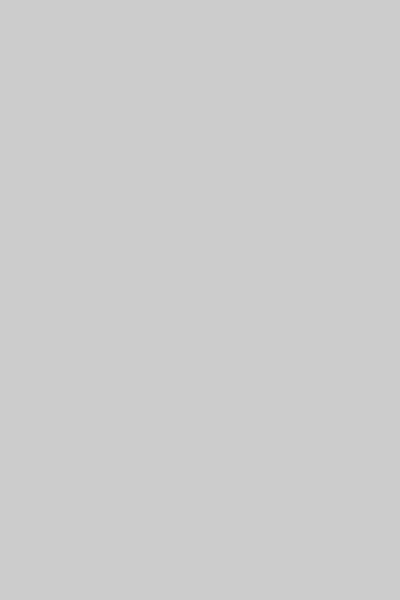
Frame 1 (no input)
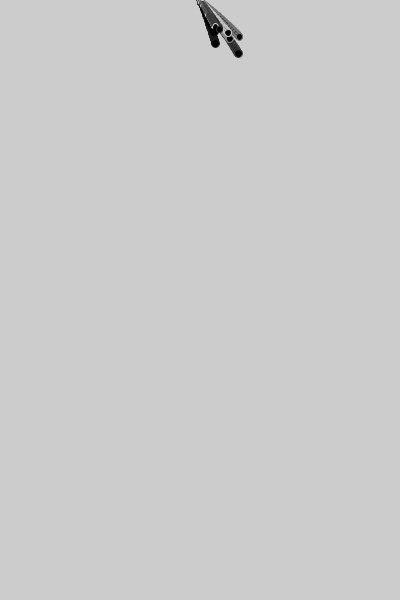
Frame 60 (the mouse pressed at the canvas centre just before this capture)
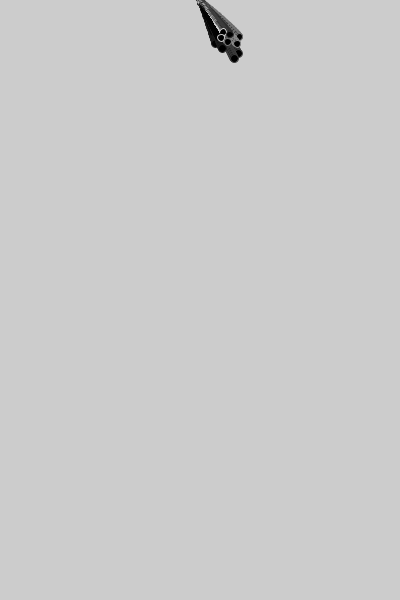
Frame 120 (the mouse held since frame 60 and released just before this capture)

The Processing sketch that drew these frames (run headless with seeded random() and noise(); from frame 60 on, the mouse is pressed at the canvas centre):

// Processing sketch: processing_95561
// ── processing_95561.pde

Root[] akar;
int akarNo;

void setup(){
  size(400, 600);
  background(204);
  stroke(0);
  smooth();
  akarNo = 10;
  
  akar = new Root[akarNo];
  for(int i = 0; i<akarNo; i++){
    akar[i] = new Root();
  }//for
}//setup

void draw(){
   for(int i = 0; i<akarNo; i++){
     akar[i].fly();
   }//for
}//draw

void mousePressed(){
  background(204);
  for(int i = 0; i<akarNo; i++){
    akar[i].posy = 0;
  }//for
}//mousePressed

class Root{
  int ballWidth = 5;
  float posx, posy,peak,jarak,speed;
  float warna;
  
  Root(){
    posy = -ballWidth;
    posx = 0;
    peak = random(5,70);
    jarak = random(0.01,0.02);
    speed = random(0.5,1);
    warna = random(0,255);
    

  }//Root consructor
  
  void fly(){
   posy = posy + speed;
   posx = sin(posy*jarak)*peak;
   if(posy > height + ballWidth + posy*0.1){
     posy = -ballWidth;
   }//if
   
   if(posx < 1 && posx > -1){
     peak = random(5,70);
   }//if
   stroke(warna);
   fill(0);
   ellipse(posx + width/2,posy,ballWidth + posy*0.05,ballWidth + posy*0.05); 
   
  }//fly
}//Root class
